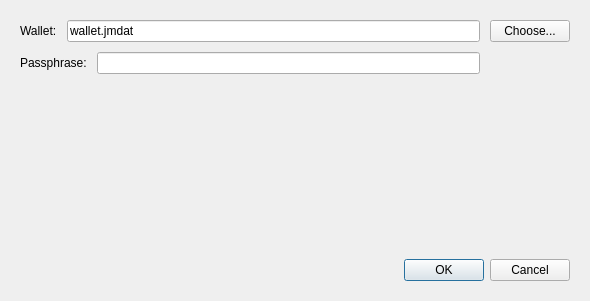
<?xml version="1.0" encoding="UTF-8"?>
<ui version="4.0">
 <class>OpenWalletDialog</class>
 <widget class="QDialog" name="OpenWalletDialog">
  <property name="geometry">
   <rect>
    <x>0</x>
    <y>0</y>
    <width>590</width>
    <height>301</height>
   </rect>
  </property>
  <property name="sizePolicy">
   <sizepolicy hsizetype="Maximum" vsizetype="Maximum">
    <horstretch>0</horstretch>
    <verstretch>0</verstretch>
   </sizepolicy>
  </property>
  <property name="focusPolicy">
   <enum>Qt::TabFocus</enum>
  </property>
  <property name="windowTitle">
   <string>JoinMarket - Open Wallet</string>
  </property>
  <property name="modal">
   <bool>true</bool>
  </property>
  <layout class="QVBoxLayout" name="verticalLayout" stretch="0,0,1,0">
   <property name="spacing">
    <number>10</number>
   </property>
   <property name="leftMargin">
    <number>20</number>
   </property>
   <property name="topMargin">
    <number>20</number>
   </property>
   <property name="rightMargin">
    <number>20</number>
   </property>
   <property name="bottomMargin">
    <number>20</number>
   </property>
   <item>
    <layout class="QHBoxLayout" name="horizontalLayout" stretch="0,1,0">
     <property name="spacing">
      <number>10</number>
     </property>
     <item>
      <widget class="QLabel" name="label">
       <property name="sizePolicy">
        <sizepolicy hsizetype="Fixed" vsizetype="Fixed">
         <horstretch>0</horstretch>
         <verstretch>0</verstretch>
        </sizepolicy>
       </property>
       <property name="text">
        <string>Wallet:</string>
       </property>
      </widget>
     </item>
     <item>
      <widget class="QLineEdit" name="walletFileEdit">
       <property name="sizePolicy">
        <sizepolicy hsizetype="Expanding" vsizetype="Fixed">
         <horstretch>0</horstretch>
         <verstretch>0</verstretch>
        </sizepolicy>
       </property>
       <property name="minimumSize">
        <size>
         <width>400</width>
         <height>0</height>
        </size>
       </property>
       <property name="text">
        <string>wallet.jmdat</string>
       </property>
       <property name="placeholderText">
        <string/>
       </property>
      </widget>
     </item>
     <item>
      <widget class="QPushButton" name="chooseWalletButton">
       <property name="sizePolicy">
        <sizepolicy hsizetype="Fixed" vsizetype="Fixed">
         <horstretch>0</horstretch>
         <verstretch>0</verstretch>
        </sizepolicy>
       </property>
       <property name="text">
        <string>Choose...</string>
       </property>
      </widget>
     </item>
    </layout>
   </item>
   <item>
    <layout class="QHBoxLayout" name="horizontalLayout_2" stretch="0,1,0">
     <property name="spacing">
      <number>10</number>
     </property>
     <item>
      <widget class="QLabel" name="label_2">
       <property name="sizePolicy">
        <sizepolicy hsizetype="Fixed" vsizetype="Fixed">
         <horstretch>0</horstretch>
         <verstretch>0</verstretch>
        </sizepolicy>
       </property>
       <property name="text">
        <string>Passphrase:</string>
       </property>
      </widget>
     </item>
     <item>
      <widget class="QLineEdit" name="passphraseEdit">
       <property name="minimumSize">
        <size>
         <width>200</width>
         <height>0</height>
        </size>
       </property>
       <property name="echoMode">
        <enum>QLineEdit::Password</enum>
       </property>
      </widget>
     </item>
     <item>
      <spacer name="horizontalSpacer">
       <property name="orientation">
        <enum>Qt::Horizontal</enum>
       </property>
       <property name="sizeType">
        <enum>QSizePolicy::Fixed</enum>
       </property>
       <property name="sizeHint" stdset="0">
        <size>
         <width>90</width>
         <height>20</height>
        </size>
       </property>
      </spacer>
     </item>
    </layout>
   </item>
   <item>
    <spacer name="verticalSpacer">
     <property name="orientation">
      <enum>Qt::Vertical</enum>
     </property>
     <property name="sizeType">
      <enum>QSizePolicy::Minimum</enum>
     </property>
     <property name="sizeHint" stdset="0">
      <size>
       <width>20</width>
       <height>150</height>
      </size>
     </property>
    </spacer>
   </item>
   <item>
    <layout class="QHBoxLayout" name="horizontalLayout_3" stretch="1,0">
     <property name="spacing">
      <number>10</number>
     </property>
     <item>
      <spacer name="horizontalSpacer_2">
       <property name="orientation">
        <enum>Qt::Horizontal</enum>
       </property>
       <property name="sizeHint" stdset="0">
        <size>
         <width>40</width>
         <height>20</height>
        </size>
       </property>
      </spacer>
     </item>
     <item>
      <widget class="QDialogButtonBox" name="buttonBox">
       <property name="orientation">
        <enum>Qt::Horizontal</enum>
       </property>
       <property name="standardButtons">
        <set>QDialogButtonBox::Cancel|QDialogButtonBox::Ok</set>
       </property>
      </widget>
     </item>
    </layout>
   </item>
  </layout>
 </widget>
 <tabstops>
  <tabstop>passphraseEdit</tabstop>
  <tabstop>chooseWalletButton</tabstop>
  <tabstop>walletFileEdit</tabstop>
 </tabstops>
 <resources/>
 <connections>
  <connection>
   <sender>buttonBox</sender>
   <signal>accepted()</signal>
   <receiver>OpenWalletDialog</receiver>
   <slot>accept()</slot>
   <hints>
    <hint type="sourcelabel">
     <x>248</x>
     <y>254</y>
    </hint>
    <hint type="destinationlabel">
     <x>157</x>
     <y>274</y>
    </hint>
   </hints>
  </connection>
  <connection>
   <sender>buttonBox</sender>
   <signal>rejected()</signal>
   <receiver>OpenWalletDialog</receiver>
   <slot>reject()</slot>
   <hints>
    <hint type="sourcelabel">
     <x>316</x>
     <y>260</y>
    </hint>
    <hint type="destinationlabel">
     <x>286</x>
     <y>274</y>
    </hint>
   </hints>
  </connection>
 </connections>
</ui>
